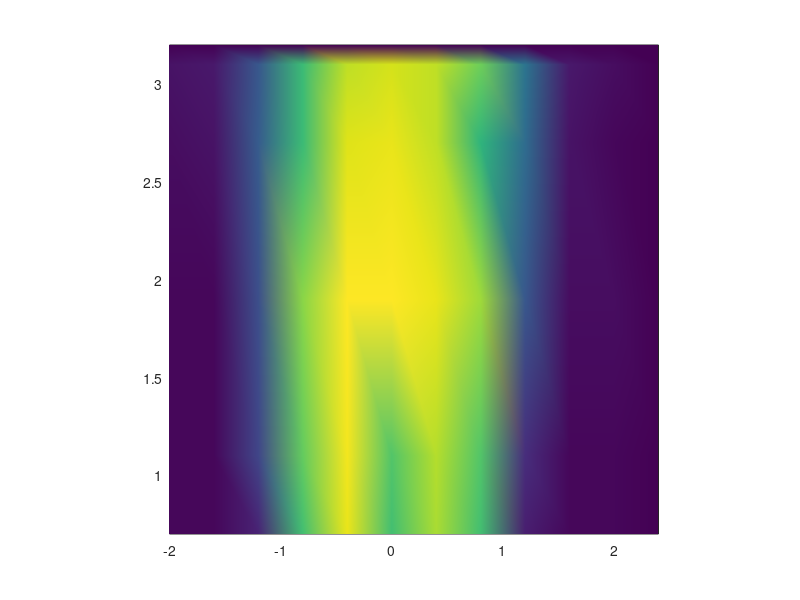

Here is the MATLAB script that generated this plot:
C = [27.3 28.7 115 795 1092 778 978 790 100 30 26.3 0; ...
     28.1 30 231 861 1097 815 994 813 145 33 27.2 0; ...
     32.2 35 271 935 1117 1131 1089 961 317 40 36 0; ...
     41 56 331 761 1063 1088 1023 739 403 54 35 0; ...
     56 71 301 774 1016 1044 1012  876 432 87 45 0; ...
     0 0 0 0 0 0 0 0 0 0 0 0];
X = -2:0.4:2.4;
Y = [0.7 1.1 1.9 2.7 3.1 3.2];
pcolor(X,Y,C);
shading interp;
axis square;